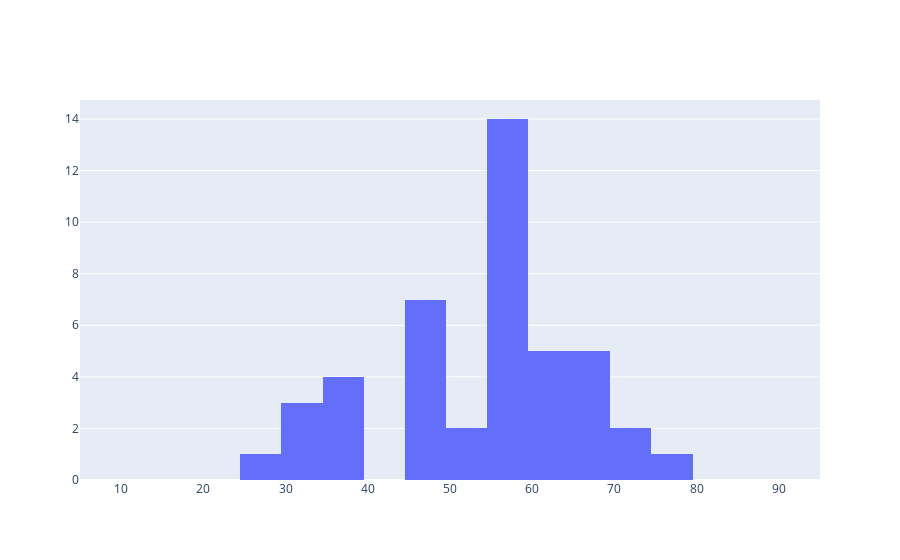

Notebook source saved alongside this figure:
### Code cell
# fig_hist = px.histogram(df4CompleteGraph, x="", width=widthfig, nbins=20)
# fig_hist.show()

figHistogram = go.Figure(data=[go.Histogram(x=df4CompleteGraph["BP-H"], nbinsx=20)])
figHistogram.update_xaxes(range=[5, 95])
figHistogram.show()

### Figure 1 — Plotly figure (JSON) as saved in the notebook; plotly's stock layout.template omitted (floating-point values rounded to 4 significant figures)
{"data": [{"nbinsx": 20, "type": "histogram", "x": [59, 55, 46, 68, 35, 55, 56, 46, 57, 57, 69, 71, 48, 58, 56, 66, 33, 57, 36, 32, 60, 62, 31, 35, 48, 36, 47, 27, 53, 49, 67, 75, 58, 60, 64, 56, 58, 70, 56, 56, 65, 63, 52, 46]}], "layout": {"xaxis": {"range": [5, 95]}}}
